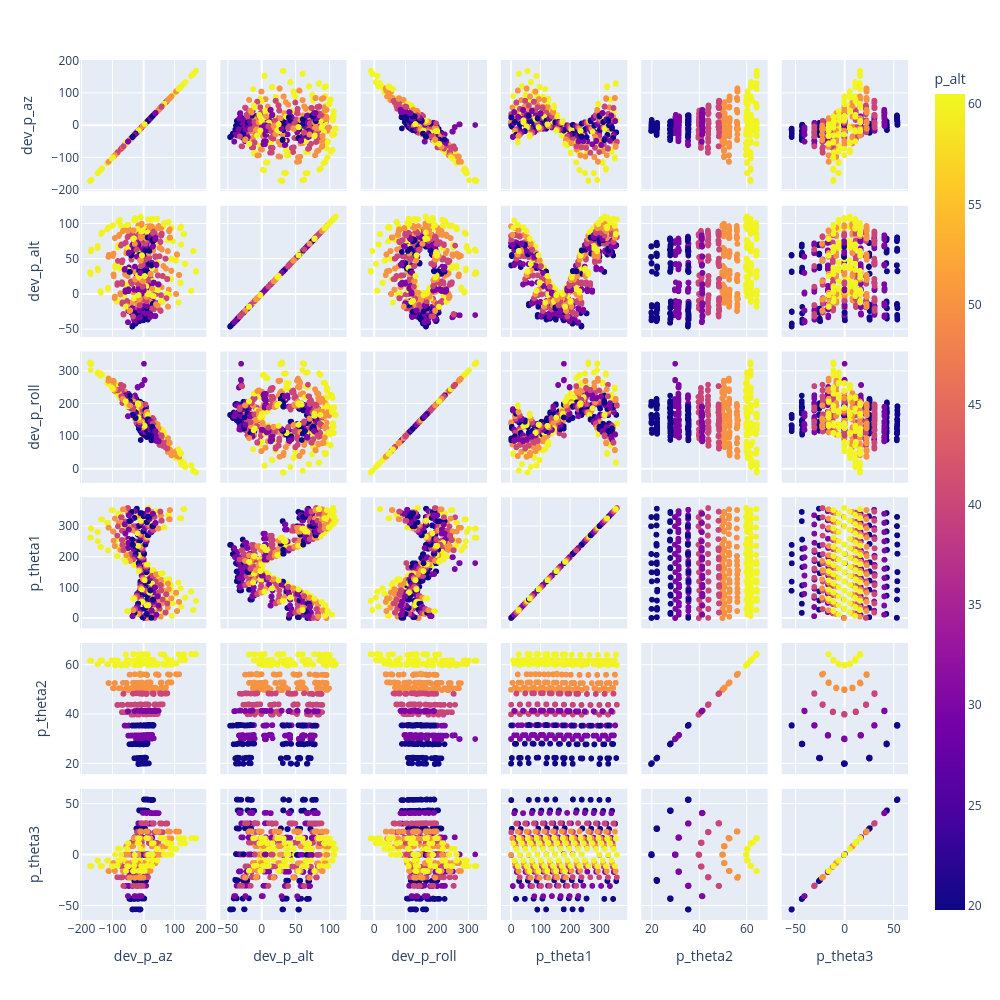

The cell this chart's notebook holds for it:
### Markdown cell above
# Sky Space Residuals - BEFORE

### Code cell
fig = px.scatter_matrix(d, dimensions=["dev_p_az", "dev_p_alt", "dev_p_roll", "p_theta1", "p_theta2", "p_theta3"], color="p_alt")
fig.update_layout(height=1000,width=1000 )
fig.show()

### Figure 1 — Plotly figure (JSON) as saved in the notebook; plotly's stock layout.template omitted (floating-point values rounded to 4 significant figures; data arrays with more than 128 entries replaced by an {"elided": "..."} marker saying what was removed)
{"data": [{"dimensions": [{"axis": {"matches": true}, "label": "dev_p_az", "values": {"elided": "1756 float values"}}, {"axis": {"matches": true}, "label": "dev_p_alt", "values": {"elided": "1756 float values"}}, {"axis": {"matches": true}, "label": "dev_p_roll", "values": {"elided": "1756 float values"}}, {"axis": {"matches": true}, "label": "p_theta1", "values": {"elided": "1756 float values"}}, {"axis": {"matches": true}, "label": "p_theta2", "values": {"elided": "1756 float values"}}, {"axis": {"matches": true}, "label": "p_theta3", "values": {"elided": "1756 float values"}}], "hovertemplate": "%{xaxis.title.text}=%{x}<br>%{yaxis.title.text}=%{y}<br>p_alt=%{marker.color}<extra></extra>", "legendgroup": "", "marker": {"color": {"elided": "1756 float values"}, "coloraxis": "coloraxis", "symbol": "circle"}, "name": "", "showlegend": false, "type": "splom"}], "layout": {"coloraxis": {"colorbar": {"title": {"text": "p_alt"}}, "colorscale": [[0, "#0d0887"], [0.1111, "#46039f"], [0.2222, "#7201a8"], [0.3333, "#9c179e"], [0.4444, "#bd3786"], [0.5556, "#d8576b"], [0.6667, "#ed7953"], [0.7778, "#fb9f3a"], [0.8889, "#fdca26"], [1, "#f0f921"]]}, "dragmode": "select", "height": 1000, "legend": {"tracegroupgap": 0}, "margin": {"t": 60}, "width": 1000}}
